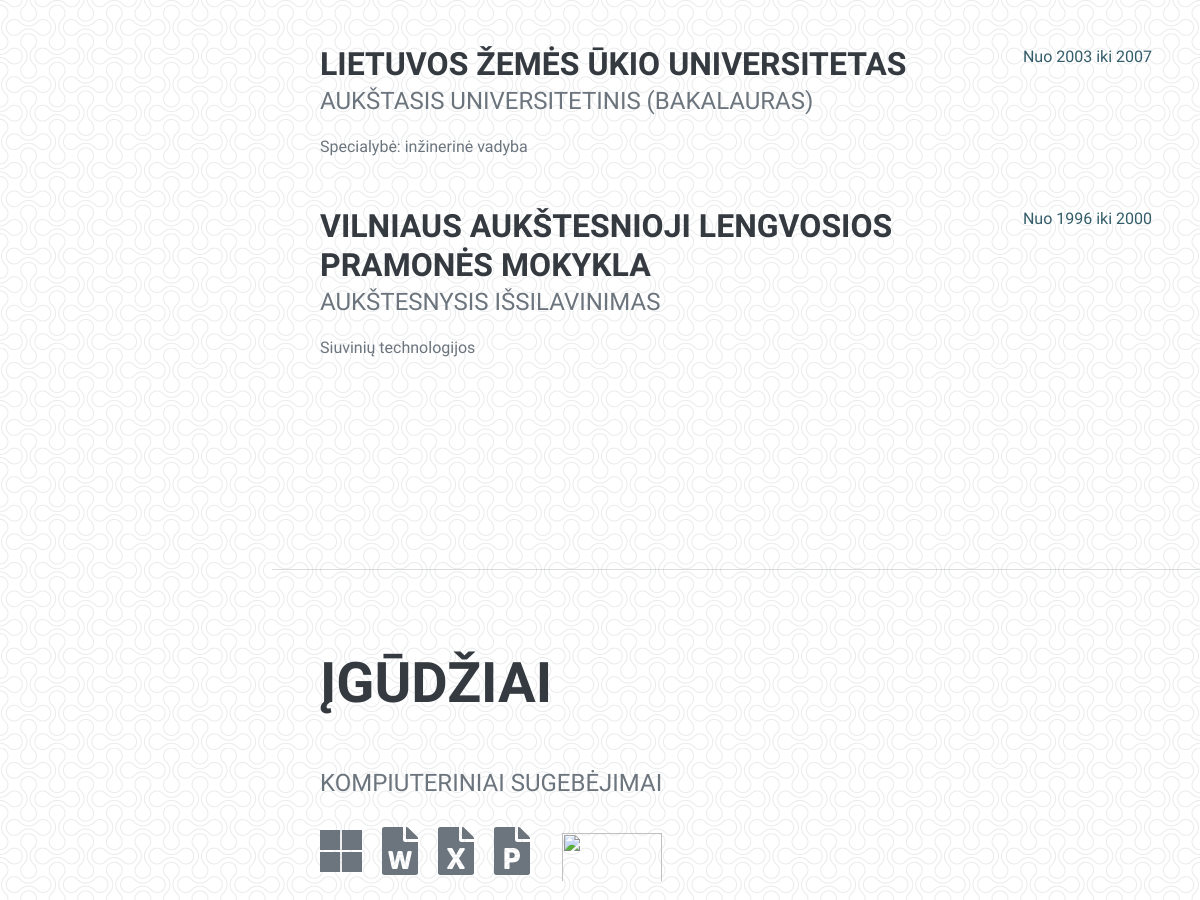
Before: / (middle part) with the older database file.
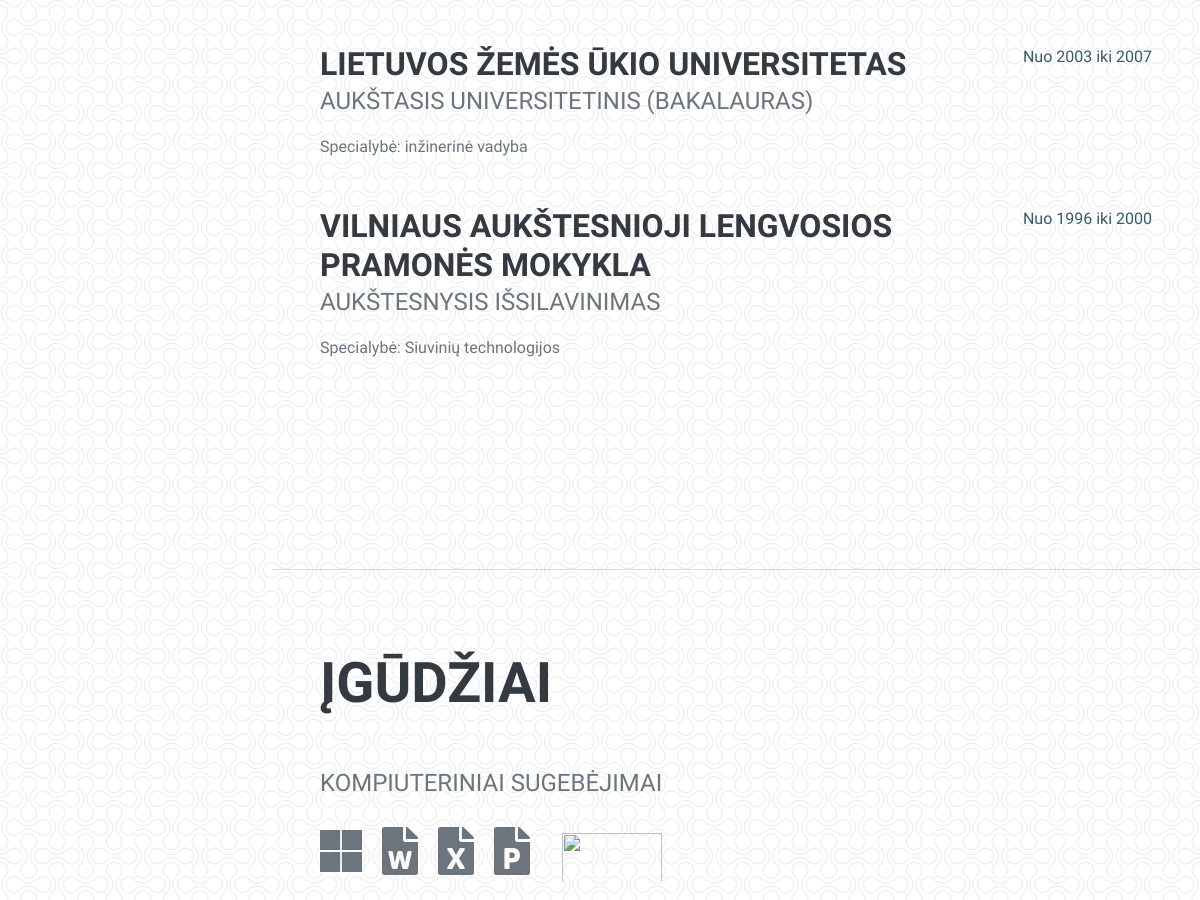
After: the same page with the newer database file.
### user/models.py (models this page shows)
class Education(models.Model):
    profile = models.ForeignKey(Profile, on_delete=models.CASCADE, null=True, blank=True)
    name = models.CharField(max_length=100, blank=True, null=True)
    description = models.TextField(blank=True, null=True)
    about = models.TextField(blank=True, null=True)
    created_from = models.CharField(max_length=100, blank=True, null=True)
    created_to = models.CharField(max_length=100, blank=True, null=True)
    id = models.UUIDField(default=uuid.uuid4, unique=True, primary_key=True, editable=False)
    def __str__(self):
        return str(self.name)

### user/views.py (the view)
# urls.py: path('', views.aboutMe, name='aboutme'),
def aboutMe(request):
    profile = Profile.objects.get(id='49dc6222-c683-4419-a2c3-d3cc7fd78a9c')
    skills = Skill.objects.filter(profile__name='Virginija')
    education = Education.objects.filter(profile__name='Virginija')
    experiences = Experience.objects.filter(profile__name='Virginija')
    style = WorkStyle.objects.filter(profile__name='Virginija')
    context = {
        'profile': profile,
        'skill': skills,
        'education': education,
        'experience': experiences,
        'style': style,
    }
    return render(request, 'index.html', context)

### user/models.py (called while the page is built)
    def __str__(self):
        return str(self.name)

    def __str__(self):
        return str(self.name)

### templates/index.html (shortened to what this page needs)
{% load static %}
<!DOCTYPE html>
{% block content %}
    <html lang="en">
    <head>
        <link href="{% static 'css/styles.css' %}" rel="stylesheet"/>
    </head>
    <body id="page-top">
    <div class="container-fluid p-0">
        <section class="resume-section" id="issilavinimas">
            <div class="resume-section-content">
                {% for educations in education %}
                    <div class="d-flex flex-column flex-md-row justify-content-between mb-5">
                        <div class="flex-grow-1">
                            <h3 class="mb-0">{{ educations }}</h3>
                            <div class="subheading mb-3">{{ educations.description }}</div>
                            <div>{{ educations.about }}</div>
                        </div>
                        <div class="flex-shrink-0"><span
                                class="text-primary">Nuo {{ educations.created_from }} iki {{ educations.created_to }}</span>
                        </div>
                    </div>
                {% endfor %}
            </div>
        </section>
        <hr class="m-0"/>
        <section class="resume-section" id="igudziai">
            <div class="resume-section-content">
                <h2 class="mb-5">Įgūdžiai</h2>
                <div class="subheading mb-3">Kompiuteriniai sugebėjimai</div>
                <ul class="list-inline dev-icons">
                    <li class="list-inline-item"><i class="fab fa-microsoft"></i></li>
                    <li class="list-inline-item"><i class="fas fa-file-word"></i></li>
                    <li class="list-inline-item"><i class="fas fa-file-excel"></i></li>
                    <li class="list-inline-item"><i class="fas fa-file-powerpoint"></i></li>
                    <img height="50" width="100"
                         src="https://nav365cloud.eu/wp-content/uploads/2016/03/Microsoft-Dynamics-NAV-Logo-2015.png"
                         alt="">
                </ul>
            </div>
        </section>
    </body>
    </html>
{% endblock content %}

Changed rows visible on the page:
changed Education "VILNIAUS AUKŠTESNIOJI LENGVOSIOS PRAMONĖS MOKYKLA": about "Siuvinių technologijos" → "Specialybė: Siuvinių technologijos"
